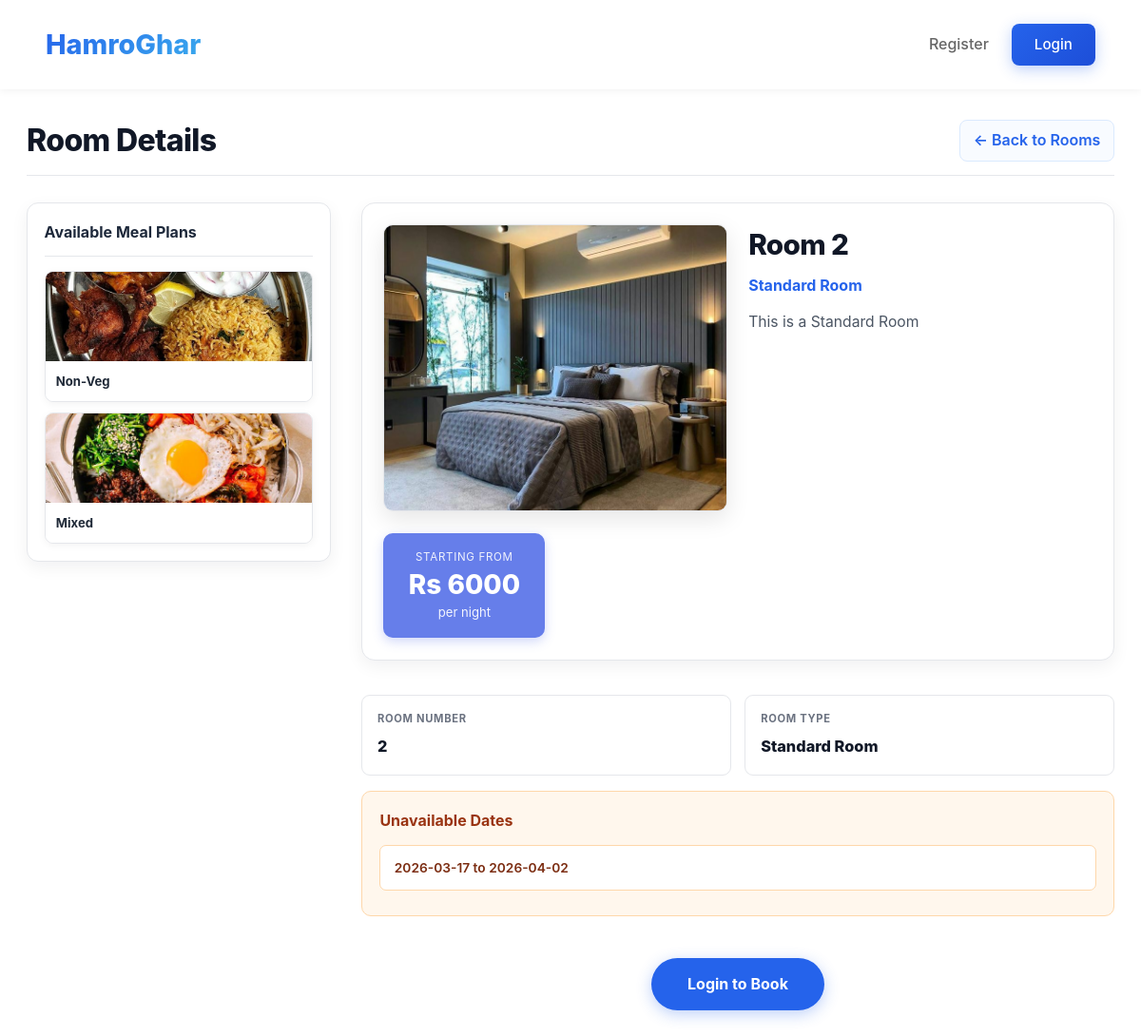
The page /view_room/2 on the database its author committed.
### tables this page shows
CREATE TABLE meal_plans (
            meal_plan_id INTEGER PRIMARY KEY AUTOINCREMENT,
            meal_plan_name TEXT UNIQUE NOT NULL,
            image_path TEXT
        );

CREATE TABLE room_types (
            room_type_id INTEGER PRIMARY KEY AUTOINCREMENT,
            room_type_name TEXT UNIQUE NOT NULL,
            description TEXT,
            price_per_night INTEGER,
            image_path TEXT,
            max_guests INTEGER NOT NULL DEFAULT 2 CHECK(max_guests >= 1)
        );

CREATE TABLE rooms (
            room_id INTEGER PRIMARY KEY AUTOINCREMENT,
            room_number TEXT UNIQUE NOT NULL,
            room_type_id INTEGER NOT NULL,
            price_per_night INTEGER,
            FOREIGN KEY(room_type_id) REFERENCES room_types(room_type_id) ON DELETE CASCADE
        );

### app.py (the view)
    @app.get("/view_room/<int:room_id>")
    def view_room(room_id):
        room = room_model.find_public_room(room_id)
        if not room:
            flash("Room not found!", "danger")
            return redirect(url_for("landing"))
        meal_plans = meal_plan_model.list_meal_plans()
        unavailable_ranges = get_unavailable_ranges(room_id)
        return render_template(
            "view_room.html",
            room=room,
            meal_plans=meal_plans,
            unavailable_ranges=unavailable_ranges,
        )

### app.py (called while the page is built)
def get_stay_row(row):
    total_nights = int(row["total_nights"] or 0)
    checkin = datetime(row["arrival_year"], row["arrival_month"], row["arrival_date"]).date()
    checkout = checkin + timedelta(days=total_nights)
    return checkin, checkout, total_nights

def get_unavailable_ranges(room_id):
    rows = booking_model.list_active_windows(room_id)
    ranges = []
    for row in rows:
        start, end, nights = get_stay_row(row)
        if nights > 0:
            ranges.append({"start": start.isoformat(), "end": end.isoformat()})
    return ranges

### hotel_app/models/booking_model.py (called while the page is built)
def list_active_windows(room_id):
    conn = db_model.conn()
    rows = conn.execute(
        """
        SELECT arrival_year, arrival_month, arrival_date, total_nights
        FROM bookings
        WHERE room_id = ? AND booking_status = 'Not_Canceled'
    """,
        (room_id,),
    ).fetchall()
    conn.close()
    return rows

### hotel_app/models/db.py (called while the page is built)
def conn():
    conn = sqlite3.connect(DB_PATH)
    conn.row_factory = sqlite3.Row
    conn.execute("PRAGMA foreign_keys = ON")
    return conn

### hotel_app/models/meal_plan_model.py (called while the page is built)
def list_meal_plans():
    conn = db_model.conn()
    rows = conn.execute("SELECT * FROM meal_plans").fetchall()
    conn.close()
    return rows

### hotel_app/models/room_model.py (called while the page is built)
def find_public_room(room_id):
    conn = db_model.conn()
    row = conn.execute(
        """
        SELECT r.room_id, r.room_number, r.price_per_night, t.room_type_name, t.image_path, t.description
        FROM rooms r
        JOIN room_types t ON r.room_type_id = t.room_type_id
        WHERE r.room_id=?
    """,
        (room_id,),
    ).fetchone()
    conn.close()
    return row

### templates/view_room.html (shortened to what this page needs)
<!DOCTYPE html>
<html lang="en">
<head>
    <link rel="stylesheet" href="{{ url_for('static', filename='css/landing.css') }}">
    <link rel="stylesheet" href="{{ url_for('static', filename='css/flash.css') }}">
    <link rel="stylesheet" href="{{ url_for('static', filename='css/view_room.css') }}">
</head>
<body>
    <header>
        <div class="logo">HamroGhar</div>
        <div class="header-right">
            <a href="{{ url_for('register') }}">Register</a>
            <a href="{{ url_for('login') }}" class="btn btn-primary header-login-btn">Login</a>
        </div>
    </header>
    <div class="view-room-container">
        <div class="room-detail-header">
            <h1>Room Details</h1>
            <a href="{{ url_for('landing') }}" class="back-link">
                &larr; Back to Rooms
            </a>
        </div>
        <div class="main-content-layout">
            {% if meal_plans and meal_plans|length > 0 %}
            <div class="meal-plans-sidebar">
                <h3>Available Meal Plans</h3>
                <div class="meal-plans-list">
                    {% for meal_plan in meal_plans %}
                    {% if meal_plan.meal_plan_name != 'No Meal' %}
                    <div class="meal-plan-item">
                        {% if meal_plan.image_path %}
                        <img src="{{ url_for('static', filename='uploads/menu_plans/' ~ meal_plan.image_path) }}"
                             alt="{{ meal_plan.meal_plan_name }}">
                        {% else %}
                        <img src="https://via.placeholder.com/300x150/e5e7eb/6b7280?text=Meal+Plan"
                             alt="Meal Plan">
                        {% endif %}
                        <div class="meal-plan-name">{{ meal_plan.meal_plan_name }}</div>
                    </div>
                    {% endif %}
                    {% endfor %}
                </div>
            </div>
            {% endif %}
            <div class="room-details-column">
                <div class="room-overview">
                    <div class="room-image-container">
                        {% if room.image_path %}
                        <img src="{{ url_for('static', filename='uploads/rooms/' ~ room.image_path) }}" alt="{{ room.room_type_name }}">
                        {% else %}
                        <img src="https://via.placeholder.com/300x200/6366f1/ffffff?text=Room+{{ room.room_number }}" alt="Room Image">
                        {% endif %}
                    </div>
                    <div class="room-basic-info">
                        <h2 class="room-title">Room {{ room.room_number }}</h2>
                        <p class="room-type">{{ room.room_type_name }}</p>
                        {% if room.description %}
                        <p class="room-description">{{ room.description }}</p>
                        {% endif %}
                    </div>
                    <div class="price-section">
                        <div class="price-label">Starting from</div>
                        <div class="price-amount">Rs {{ room.price_per_night|default(0) }}</div>
                        <div class="price-per-night">per night</div>
                    </div>
                </div>
                <div class="room-details-section">
                    <div class="room-info-grid">
                        <div class="info-item">
                            <strong>Room Number</strong>
                            <span>{{ room.room_number }}</span>
                        </div>
                        <div class="info-item">
                            <strong>Room Type</strong>
                            <span>{{ room.room_type_name }}</span>
                        </div>
                    </div>
                    <div class="unavailable-dates-section">
                        <h3>Unavailable Dates</h3>
                        <ul class="unavailable-list">
                            {% if unavailable_ranges and unavailable_ranges|length > 0 %}
                                {% for r in unavailable_ranges %}
                                    <li>{{ r.start[:10] }} to {{ r.end[:10] }}</li>
                                {% endfor %}
                            {% else %}
                                <li class="empty-state">No unavailable dates. Room is available for booking!</li>
                            {% endif %}
                        </ul>
                    </div>
                </div>
                <div class="book-button-container">
                    <a href="{{ url_for('book_room', room_id=room.room_id) if session.get('user_id') else url_for('login', next=url_for('book_room', room_id=room.room_id)) }}"
                       class="btn-book-large">
                        {% if session.get('user_id') %}
                            Book Now
                        {% else %}
                            Login to Book
                        {% endif %}
                    </a>
                </div>
            </div>
        </div>
    </div>
</body>
</html>

### static/css/landing.css (style rules this page uses)
* { margin: 0; padding: 0; box-sizing: border-box; }
body { font-family: -apple-system, BlinkMacSystemFont, 'Segoe UI', Roboto, sans-serif; line-height: 1.6; color: #333; background: #ffffff; }
header { display: flex; justify-content: space-between; align-items: center; padding: 1.5rem 3rem; background: #ffffff; box-shadow: 0 2px 8px rgba(0, 0, 0, 0.05); position: sticky; top: 0; z-index: 100; }
.logo { font-size: 1.8rem; font-weight: 800; background: linear-gradient(135deg, #2563eb, #3aabed); -webkit-background-clip: text; -webkit-text-fill-color: transparent; background-clip: text; }
.header-right { display: flex; gap: 1.5rem; align-items: center; }
.header-right a { text-decoration: none; color: #666; font-weight: 500; transition: color 0.3s; padding: 0.5rem 0; }
.header-right a.header-login-btn { color: #fff; padding: 0.6rem 1.5rem; font-size: 0.95rem; }
h1 { font-size: 3.5rem; margin-bottom: 1.5rem; color: #ffffff; font-weight: 800; line-height: 1.2; }
.btn { padding: 0.9rem 2rem; font-size: 1rem; text-decoration: none; border-radius: 8px; border: none; cursor: pointer; font-weight: 600; transition: all 0.3s ease; display: inline-block; }
.btn-primary { background: linear-gradient(135deg, #2563eb, #1d4ed8); color: white; box-shadow: 0 4px 15px rgba(37, 99, 235, 0.3); }

### rows shown on the page
meal_plans: image_path (picture), meal_plan_name "Non-Veg"
meal_plans: image_path (picture), meal_plan_name "Mixed"
room_types: image_path (picture), room_type_name "Standard Room", description "This is a Standard Room"
rooms: room_number "2", price_per_night "6000"

### other values the page prints
{{ r.start[:10] }} "2026-03-17"
{{ r.end[:10] }} "2026-04-02"
